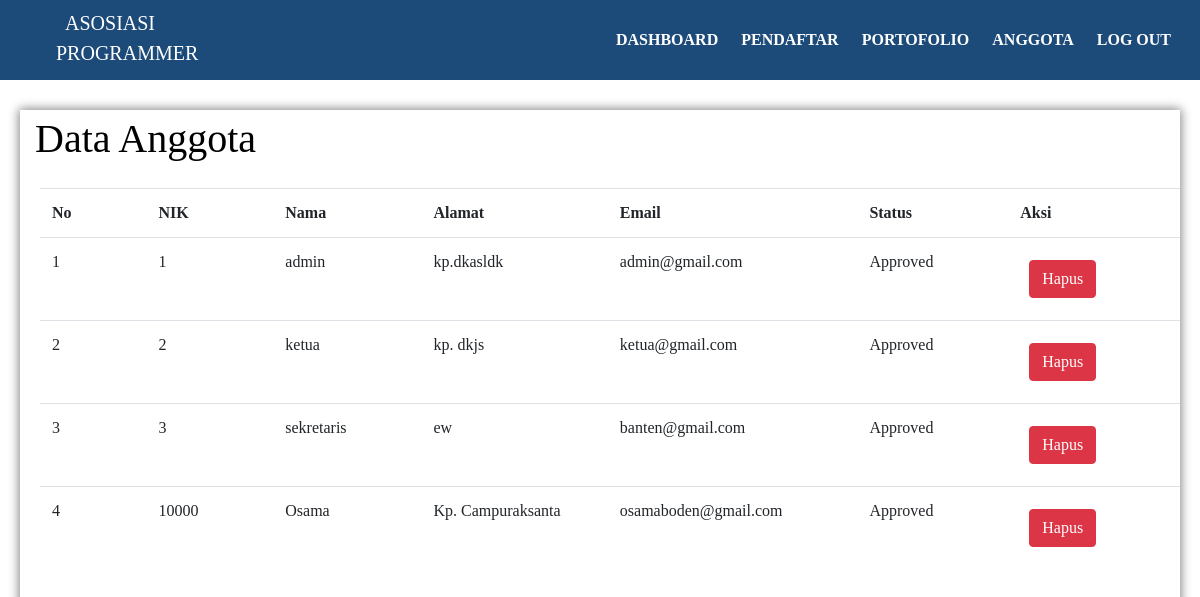
The page /sekre/anggota.php (signed in) on the database its author committed.
### tables this page shows
CREATE TABLE `pengguna` (
  `nik` int(16) NOT NULL,
  `name` varchar(40) NOT NULL,
  `ttl` date NOT NULL,
  `alamat` varchar(100) NOT NULL,
  `provinsi` varchar(30) NOT NULL,
  `email` varchar(100) NOT NULL,
  `status` enum('Approved','Unapproved','Baru','') NOT NULL DEFAULT 'Baru',
  `waktu` timestamp NOT NULL DEFAULT current_timestamp() ON UPDATE current_timestamp()
);

### sekre/anggota.php (the view, shortened to what this page needs)
<!DOCTYPE html>
<html>
<head>
	<link rel="stylesheet" type="text/css" href="../admin/css/bootstrap.css">
	<link rel="stylesheet" type="text/css" href="../admin/css/style.css">
</head>
<body>
<div class="navbar">
	<div class="logo">
	<p><a href="index.html">Asosiasi Programmer</a></p>
	</div>
	<div class="menu">
		<a href="menu.php">Dashboard</a>
		<a href="pendaftar.php">Pendaftar</a>
		<a href="portofolio.php">Portofolio</a>
		<a href="anggota.php">Anggota</a>
		<a href="logout.php">Log Out</a>
	</div>
</div>
		<div class="content w1" style="color: black;">
			<h1>Data Anggota</h1>
			<div class="row">
				<table class="table table-responsive table-hover">
						<tr>
							<th>No</th>
							<th>NIK</th>
							<th>Nama</th>
							<th>Alamat</th>
							<th>Email</th>
							<th>Status</th>
							<th>Aksi</th>
						</tr>
						<tr>
							<?php
						$no=1;
						include '../assets/config.php';
							$query=mysqli_query($kon, "SELECT * FROM pengguna WHERE status='Approved'");
						while ($dataanggota=mysqli_fetch_array($query)) {
							?>
							<td><?= $no++;?></td>
							<td><?= $dataanggota['nik'];?></td>
							<td><?= $dataanggota['name'];?></td>
							<td><?= $dataanggota['alamat'];?></td>
							<td><?= $dataanggota['email'];?></td>
							<td><?= $dataanggota['status'];?></td>
							<td><a href="hapus_anggota.php?nik=<?= $dataanggota['nik'];?>" onclick="return confirm('Apakah anda yakin ingin menghapus data ini?')" class="btn btn-danger">Hapus</a></td>
						</tr>
					<?php } ?>
					</table>
			</div>
		</div>
</body>
</html>

### admin/css/style.css (style rules this page uses)
body { margin: 0; padding: 0; font-family: "Montserrat"; }
.navbar { position: fixed; height: 80px; overflow: hidden; top: 0; display: flex; align-items: center; background: #1c4a79; width: 100%; z-index: 2; }
.logo { display: inline-block; float: left; margin-top: -20px; margin-left: 20px; width: 200px; height: 100px; text-align: center; text-transform: uppercase; font-weight: 200; color: white; }
.logo a { text-decoration: none; color: white; }
.menu { position: absolute; right: 20px; }
.menu a { color: white; text-decoration: none; font-weight: 700; margin-left: 10px; transition: color 0.3s; text-transform: uppercase; }
.content { margin-top: 70px; color: white; overflow: hidden; }
p { padding: 20px; font-size:20px; text-align: justify; }
td, th { width: 1%; }
.w1 { margin-top: 110px; margin-left: 20px; margin-right: 20px; display: block; box-shadow: 0 0 10px 1px gray; }
.w1 h1 { margin-left: 10px; padding: 5px; }
.w1 .row { width: 100%; height: 100%; padding: 10px 10px; margin: 10px 20px 20px 10px; }
a { margin: 10px 9px; }

### rows shown on the page
pengguna: nik "1", name "admin", alamat "kp.dkasldk", email "admin@gmail.com", status "Approved"
pengguna: nik "2", name "ketua", alamat "kp. dkjs", email "ketua@gmail.com", status "Approved"
pengguna: nik "3", name "sekretaris", alamat "ew", email "banten@gmail.com", status "Approved"
pengguna: nik "10000", name "Osama", alamat "Kp. Campuraksanta", email "osamaboden@gmail.com", status "Approved"
